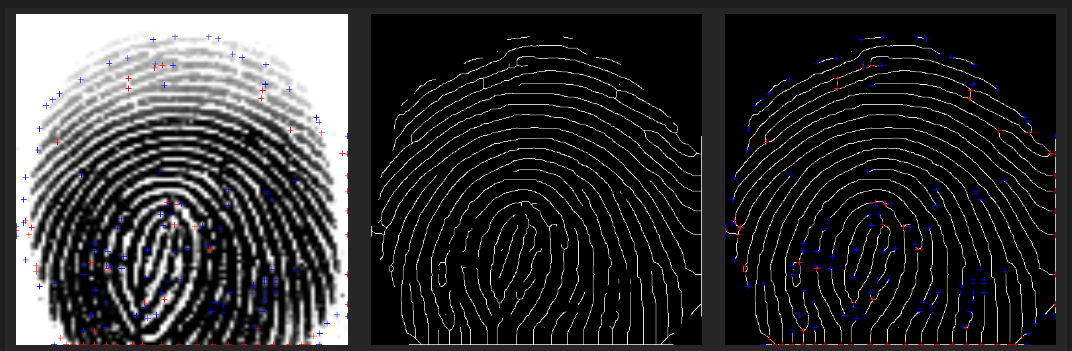
#> input picture visualizaiton/nonfilter_minutiae.png, 1072 x 351 px
$ python -i fingerprint_enhancement_my.py   (imports and definitions only)
#> lines starting #> are read from the running program, lines starting #| are printed output that depends on the picture; after the words box and inside, x2 and y2 are one past the last pixel; in counts of white or black regions, pixels touching at a corner belong together
### lib/image_processing.py

import numpy as np
import cv2
from skimage.filters import (threshold_niblack,threshold_sauvola)
# class Smoothing

# class Sharping

# class Frequencing

#binarizaiton
def apply_binarization_otsu(img:np.ndarray,min_val:int = 0,max_val:int=255,type:int = cv2.THRESH_BINARY|cv2.THRESH_OTSU) :
    th, dst = cv2.threshold(img, min_val, max_val,type)
    return th,dst

# [44 lines left out: functions apply_binarization_sauvola, apply_binarization_niblack, not called in this run]

#gernerally use
def apply_nomalize(img:np.array) :
    return (img - np.mean(img))/np.std(img)
#segmentation

def segmentation_maksed_thresholding(img:np.ndarray,block=10,threshold=0.2) :
    """
    block wise segmentation
    args :
        img  : numpy.ndarray
        block : block_size
        threshold : 0.2 defualt
        return :Return Segmentation Image , Nomalise_img,ROI mask
    description :
        block의 std와 전체 이미지의 std*threshold를 통하여 mask와 세그멘테이션 이미지를 return한다.
        전경과 배경이 확실이 구분되어지는 이미지 ex) 지문이미지, 세포이미지에서 사용을 권장한다.
        std가 높으면 object가 있다는 것으로 간주하는 코드이다. threshold를 높일수록 정확도가 높아진다.

    """
#> called with block = 32, threshold = 0.2
    (y, x) = img.shape
#> y = 351; x = 1072
    threshold = np.std(img)*threshold
#> threshold = 16.53

    image_variance = np.zeros(img.shape)
    segmented_image = img.copy()
    mask = np.ones_like(img)

    for i in range(0, x, block):
        for j in range(0, y, block):
            box = [i, j, min(i + block, x), min(j + block, y)]
            block_stddev = np.std(img[box[1]:box[3], box[0]:box[2]])
            image_variance[box[1]:box[3], box[0]:box[2]] = block_stddev
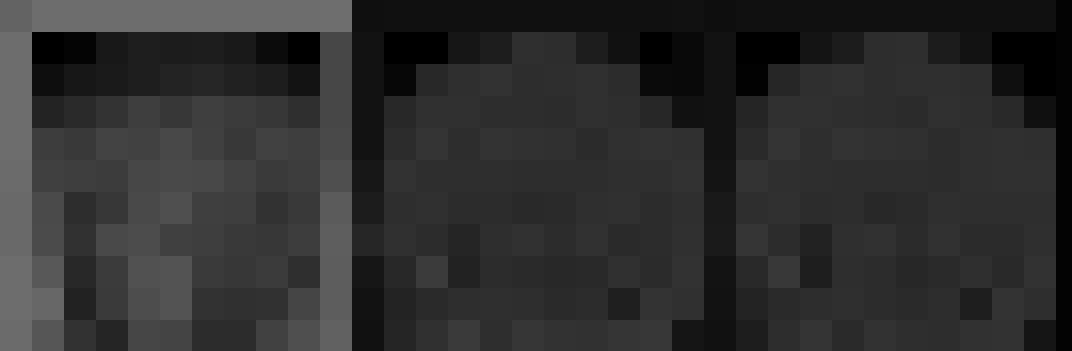
#> image_variance: shape (351, 1072) float64; min 0, max 110.5, mean 46.5

    # apply threshold
    mask[image_variance < threshold] = 0

    # smooth mask with a open/close morphological filter
    kernel = cv2.getStructuringElement(cv2.MORPH_ELLIPSE,(block*2, block*2))
    mask = cv2.morphologyEx(mask, cv2.MORPH_OPEN, kernel)
    mask = cv2.morphologyEx(mask, cv2.MORPH_CLOSE, kernel)

    # normalize segmented image
    segmented_image *= mask
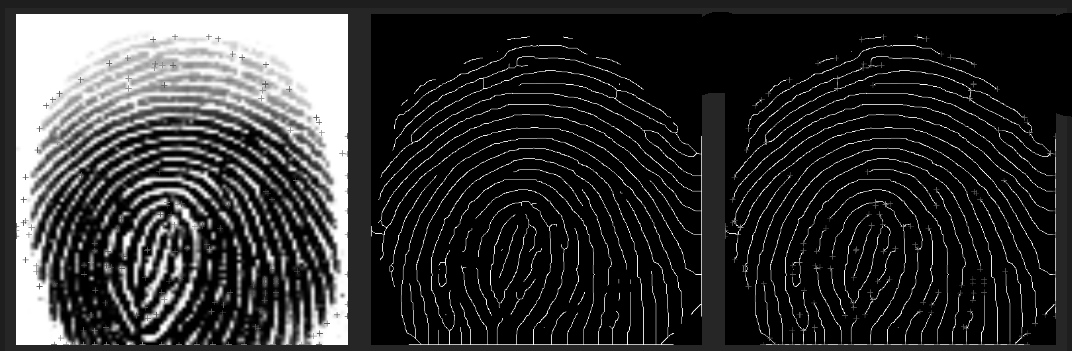
#> segmented_image: shape (351, 1072); min 0, max 255, mean 50.7

    return segmented_image, mask

# [16 lines left out: function apply_clahe, not called in this run]


#get orientaton


# def get_orientation(img:np.ndarray, )
# """
# Reference Handbook of Fingerprint Recognition(2022)
# The simplest and most natural approach for extracting local ridge orientation is based on the computation of gradients in the fingerprint image. The gradient ∇(x, y) at point [x,
# y] of I is a two-dimensional vector [∇x(x, y),∇y(x, y)], where ∇x and ∇y components are the derivatives of I at [x, y] with respect to the x- and y-directions, respectively. It is well known that the gradient phase angle denotes the direction of the maximum intensity
# change. Therefore, the direction θ of a hypothetical edge that crosses the region centered at [x, y] is orthogonal to the gradient phase angle at [x, y]. This method, although simple and efficient, has some drawbacks. First, using the classical Prewitt or Sobel convolution masks (Gonzales & Woods, 2007) to determine ∇x and ∇y components of the gradient
# and computing θ according to the arctangent of the ∇y/∇x ratio present problems due to the non-linearity and discontinuity around 90°

# """

### lib/fingerprint_enhancement_my.py

import numpy as np
import cv2
import matplotlib as plt
from scipy.signal import convolve2d
from scipy import signal
from image_processing import segmentation_maksed_thresholding
from image_processing import normalize_with_mask
from image_processing import convolve


# [151 lines left out: functions estimate_orientation, show_orientations, not called in this run]
import scipy.ndimage as ndimage


# [298 lines left out: functions normalize, rotateAndCrop, estimate_frequencies, gaborKernel, gaborFilter, binarize and 2 more, not called in this run]


def fingerprint_pipeline(image:np.ndarray,block:int =32) :
    seg_img,mask = segmentation_maksed_thresholding(image,block=block)
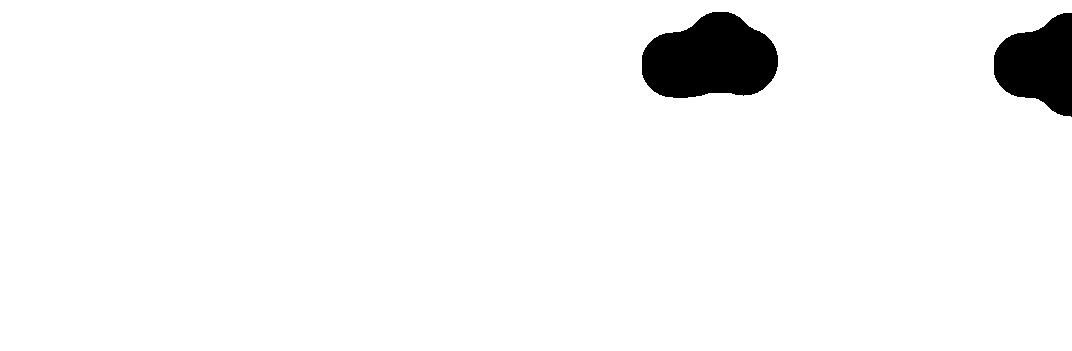
#> mask: shape (351, 1072); values 0 (black) and 1 (white), 96.2% white; 2 black regions, box (x1, y1, x2, y2) and area: (642, 12, 778, 98) 8825, (994, 13, 1072, 117) 5600
#> (the run stopped early here; a loop or call above may not have finished)
